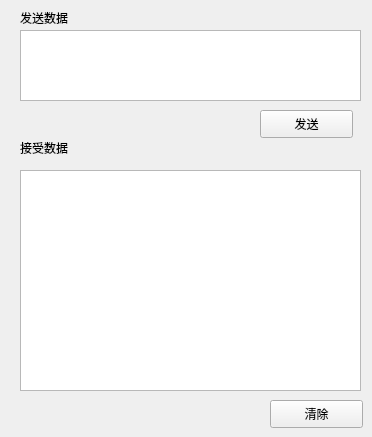
    <widget class="QWidget" name="data">
     <attribute name="title">
      <string>数据</string>
     </attribute>
     <widget class="QTextEdit" name="Send_textEdit">
      <property name="geometry">
       <rect>
        <x>20</x>
        <y>30</y>
        <width>341</width>
        <height>71</height>
       </rect>
      </property>
     </widget>
     <widget class="QTextEdit" name="Rev_textEdit">
      <property name="geometry">
       <rect>
        <x>20</x>
        <y>170</y>
        <width>341</width>
        <height>221</height>
       </rect>
      </property>
     </widget>
     <widget class="QLabel" name="Senddata_label">
      <property name="geometry">
       <rect>
        <x>20</x>
        <y>10</y>
        <width>72</width>
        <height>15</height>
       </rect>
      </property>
      <property name="text">
       <string>发送数据</string>
      </property>
     </widget>
     <widget class="QLabel" name="Revdata_label">
      <property name="geometry">
       <rect>
        <x>20</x>
        <y>140</y>
        <width>72</width>
        <height>15</height>
       </rect>
      </property>
      <property name="text">
       <string>接受数据</string>
      </property>
     </widget>
     <widget class="QPushButton" name="RevClear_Button">
      <property name="geometry">
       <rect>
        <x>270</x>
        <y>400</y>
        <width>93</width>
        <height>28</height>
       </rect>
      </property>
      <property name="text">
       <string>清除</string>
      </property>
     </widget>
     <widget class="QPushButton" name="Senddata_Button">
      <property name="geometry">
       <rect>
        <x>260</x>
        <y>110</y>
        <width>93</width>
        <height>28</height>
       </rect>
      </property>
      <property name="text">
       <string>发送</string>
      </property>
     </widget>
    </widget>
